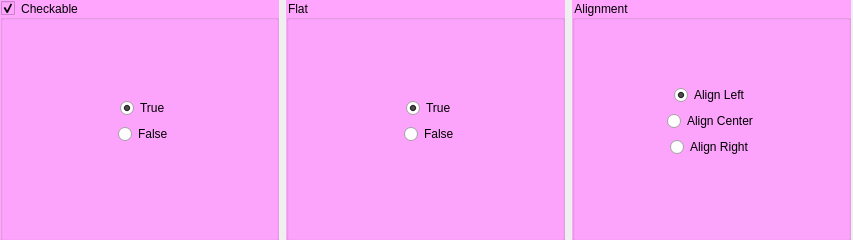
<?xml version="1.0" encoding="UTF-8"?>
<ui version="4.0">
 <class>Dialog</class>
 <widget class="QDialog" name="Dialog">
  <property name="geometry">
   <rect>
    <x>0</x>
    <y>0</y>
    <width>853</width>
    <height>240</height>
   </rect>
  </property>
  <property name="windowTitle">
   <string>Dialog</string>
  </property>
  <property name="styleSheet">
   <string notr="true">QGroupBox {
	background-color: rgb(255, 165, 254)
}</string>
  </property>
  <widget class="QWidget" name="horizontalLayoutWidget">
   <property name="geometry">
    <rect>
     <x>0</x>
     <y>0</y>
     <width>851</width>
     <height>241</height>
    </rect>
   </property>
   <layout class="QHBoxLayout" name="lytMain">
    <property name="spacing">
     <number>7</number>
    </property>
    <item>
     <widget class="QGroupBox" name="gbxCheckable">
      <property name="title">
       <string>Checkable</string>
      </property>
      <property name="checkable">
       <bool>true</bool>
      </property>
      <widget class="QWidget" name="verticalLayoutWidget">
       <property name="geometry">
        <rect>
         <x>20</x>
         <y>10</y>
         <width>251</width>
         <height>221</height>
        </rect>
       </property>
       <layout class="QVBoxLayout" name="verticalLayout">
        <item>
         <spacer name="verticalSpacer">
          <property name="orientation">
           <enum>Qt::Vertical</enum>
          </property>
          <property name="sizeHint" stdset="0">
           <size>
            <width>20</width>
            <height>40</height>
           </size>
          </property>
         </spacer>
        </item>
        <item alignment="Qt::AlignHCenter">
         <widget class="QRadioButton" name="rbtCheckTrue">
          <property name="text">
           <string>True</string>
          </property>
          <property name="checked">
           <bool>true</bool>
          </property>
         </widget>
        </item>
        <item alignment="Qt::AlignHCenter">
         <widget class="QRadioButton" name="rbtCheckFalse">
          <property name="text">
           <string>False</string>
          </property>
         </widget>
        </item>
        <item>
         <spacer name="verticalSpacer_2">
          <property name="orientation">
           <enum>Qt::Vertical</enum>
          </property>
          <property name="sizeHint" stdset="0">
           <size>
            <width>20</width>
            <height>40</height>
           </size>
          </property>
         </spacer>
        </item>
       </layout>
      </widget>
     </widget>
    </item>
    <item>
     <widget class="QGroupBox" name="gbxFlat">
      <property name="title">
       <string>Flat</string>
      </property>
      <property name="flat">
       <bool>true</bool>
      </property>
      <widget class="QWidget" name="verticalLayoutWidget_2">
       <property name="geometry">
        <rect>
         <x>10</x>
         <y>10</y>
         <width>271</width>
         <height>221</height>
        </rect>
       </property>
       <layout class="QVBoxLayout" name="verticalLayout_2">
        <item>
         <spacer name="verticalSpacer_3">
          <property name="orientation">
           <enum>Qt::Vertical</enum>
          </property>
          <property name="sizeHint" stdset="0">
           <size>
            <width>20</width>
            <height>40</height>
           </size>
          </property>
         </spacer>
        </item>
        <item alignment="Qt::AlignHCenter">
         <widget class="QRadioButton" name="rbtFlatTrue">
          <property name="text">
           <string>True</string>
          </property>
          <property name="checked">
           <bool>true</bool>
          </property>
         </widget>
        </item>
        <item alignment="Qt::AlignHCenter">
         <widget class="QRadioButton" name="rbtFlatFalse">
          <property name="text">
           <string>False</string>
          </property>
         </widget>
        </item>
        <item>
         <spacer name="verticalSpacer_4">
          <property name="orientation">
           <enum>Qt::Vertical</enum>
          </property>
          <property name="sizeHint" stdset="0">
           <size>
            <width>20</width>
            <height>40</height>
           </size>
          </property>
         </spacer>
        </item>
       </layout>
      </widget>
     </widget>
    </item>
    <item>
     <widget class="QGroupBox" name="gbxAlignment">
      <property name="title">
       <string>Alignment</string>
      </property>
      <widget class="QWidget" name="verticalLayoutWidget_3">
       <property name="geometry">
        <rect>
         <x>10</x>
         <y>10</y>
         <width>261</width>
         <height>221</height>
        </rect>
       </property>
       <layout class="QVBoxLayout" name="verticalLayout_3">
        <item>
         <spacer name="verticalSpacer_5">
          <property name="orientation">
           <enum>Qt::Vertical</enum>
          </property>
          <property name="sizeHint" stdset="0">
           <size>
            <width>20</width>
            <height>40</height>
           </size>
          </property>
         </spacer>
        </item>
        <item alignment="Qt::AlignHCenter">
         <widget class="QRadioButton" name="rbtLeft">
          <property name="text">
           <string>Align Left</string>
          </property>
          <property name="checked">
           <bool>true</bool>
          </property>
         </widget>
        </item>
        <item alignment="Qt::AlignHCenter">
         <widget class="QRadioButton" name="rbtCenter">
          <property name="text">
           <string>Align Center</string>
          </property>
         </widget>
        </item>
        <item alignment="Qt::AlignHCenter">
         <widget class="QRadioButton" name="rbtRght">
          <property name="text">
           <string>Align Right</string>
          </property>
         </widget>
        </item>
        <item>
         <spacer name="verticalSpacer_6">
          <property name="orientation">
           <enum>Qt::Vertical</enum>
          </property>
          <property name="sizeHint" stdset="0">
           <size>
            <width>20</width>
            <height>40</height>
           </size>
          </property>
         </spacer>
        </item>
       </layout>
      </widget>
     </widget>
    </item>
   </layout>
  </widget>
 </widget>
 <resources/>
 <connections/>
</ui>
